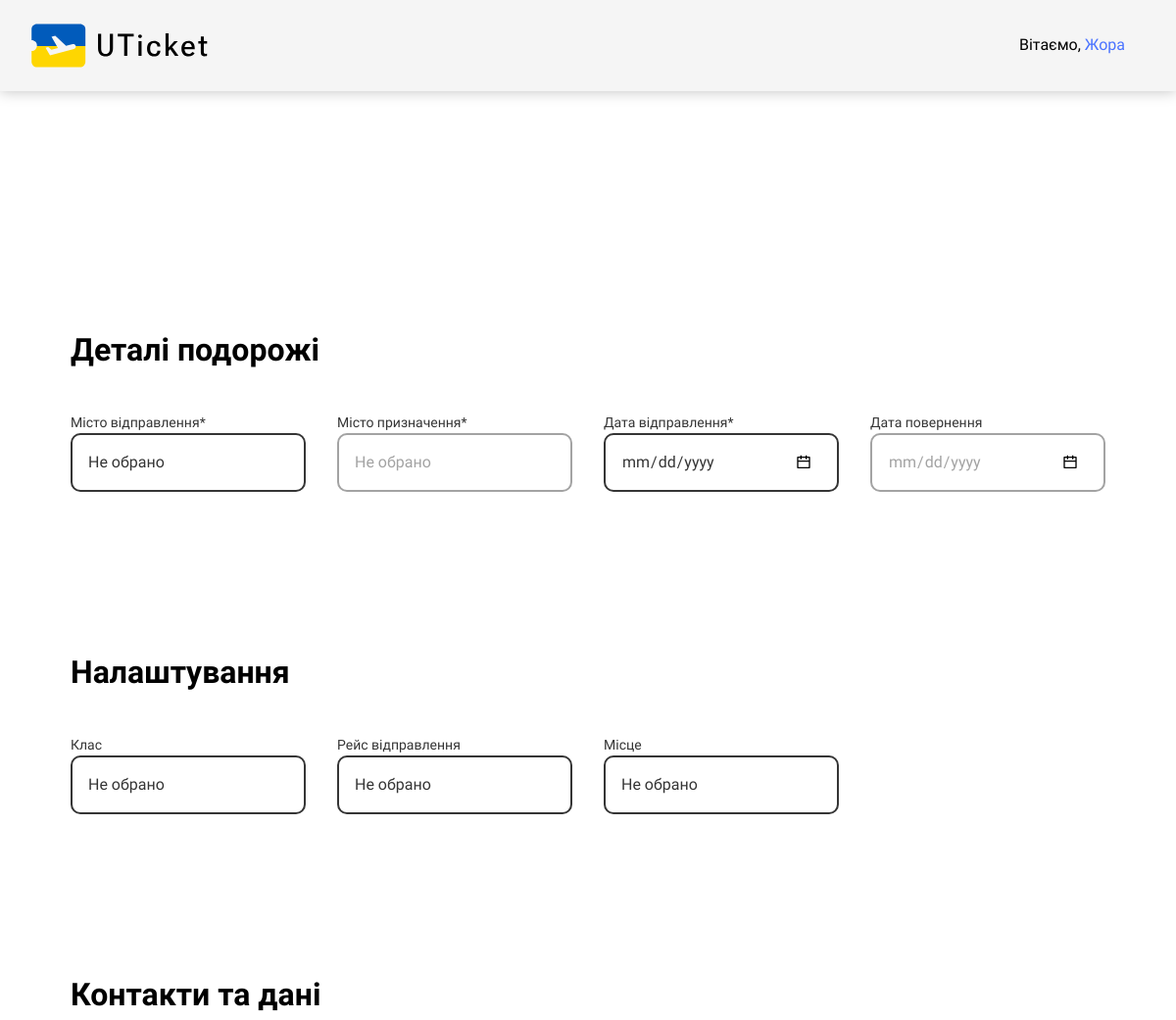
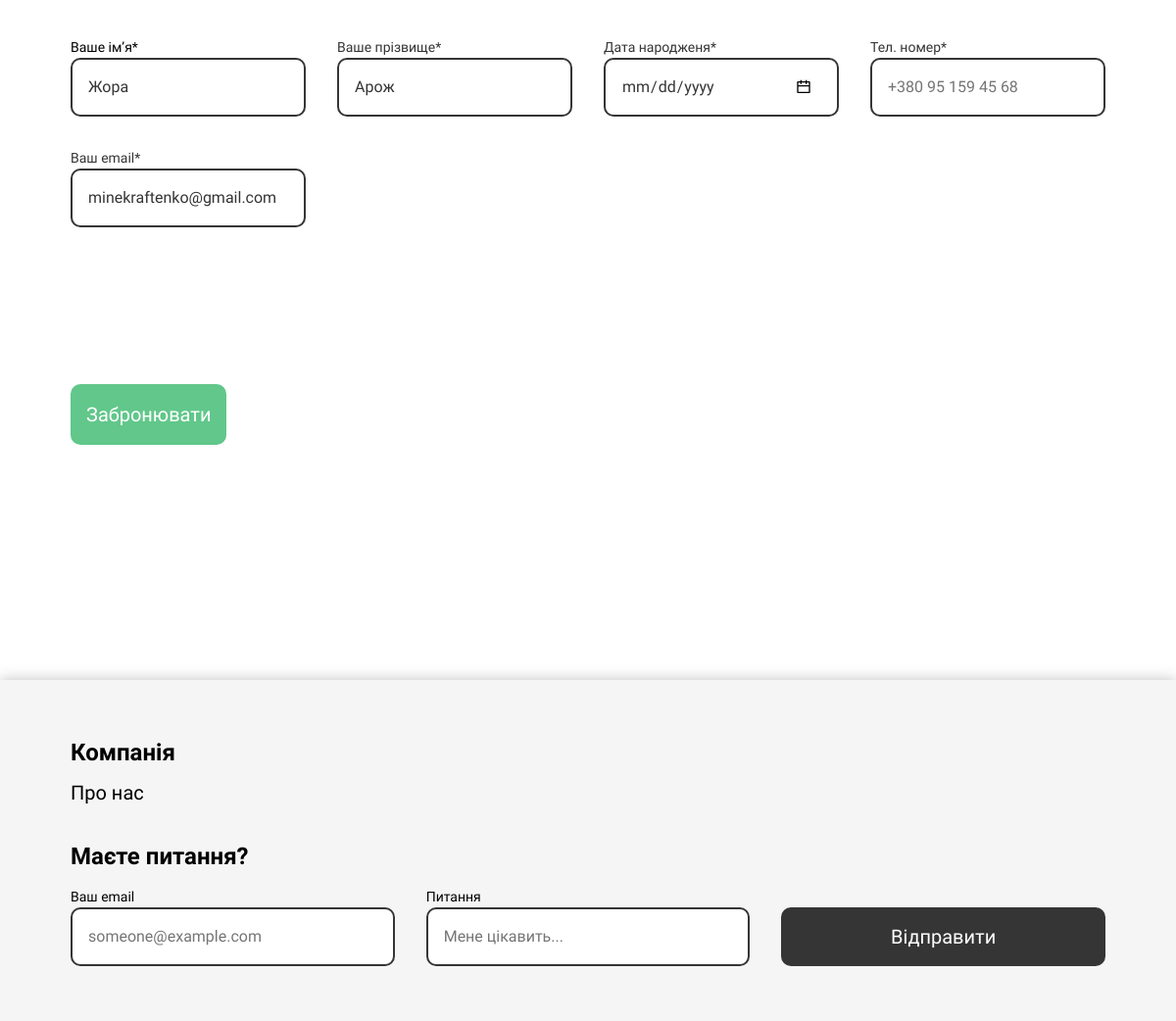
The page /choose_booking/booking/train/roundtrip/ (signed in) on the database its author committed (2 pictures, top to bottom).
### UTicket/models.py (models this page shows, shortened)
class NewUser(AbstractUser):
    username = None
    ''' Add email field as unique identifiers
    for authentication instead of usernames '''
    email = models.EmailField(__("email address"), unique=True)
    objects = CustomUserManager()
    USERNAME_FIELD = "email"
    REQUIRED_FIELDS = []

### UTicket/views.py (the view)
# urls.py: path('choose_booking/booking/<str:transport>/<str:travel_type>/', views.booking, name='booking'),
@login_required(login_url='login_view')
def booking(request, transport, travel_type):
    if request.method == "POST":
        form = BookingForm(request.POST)
        if form.is_valid():
            ticket = form.save(commit=False)
            user = NewUser.objects.get(email=request.user.email)
            ticket.email = user
            ticket.plane_place = choose_seat(ticket.plane_class, ticket.plane_place)
            ticket.price = calculate_price(ticket.city_of_departure, ticket.city_destination,
                                           ticket.plane_class)
            ticket.save()
            send_booking_email(ticket)
            return redirect('process_payment', ticket_id=ticket.id)
        else:
            print("Form is not valid")
            print(form.errors)
    else:
        form = BookingForm()
    template_name = 'booking_plane.html'
    if transport == 'train':
        template_name = 'booking_train.html'
    if travel_type == 'roundtrip':
        template_name = template_name.replace('.html', '_roundtrip.html')
    return render(request, template_name, {'form': form})

### UTicket/forms.py
class BookingForm(forms.ModelForm):
    class Meta:
        model = Tickets
        fields = ['city_of_departure', 'city_destination', 'departure_date', 'return_date',
                  'flight_departure', 'plane_class', 'plane_place', 'first_name',
                  'second_name', 'date_of_birth', 'phone_number']

### UTicket/models.py (called while the page is built)
def generate_short_ticket_id(length=10):
    characters = string.ascii_letters + string.digits
    return ''.join(secrets.choice(characters) for _ in range(length))

### UTicket/templates/booking_train_roundtrip.html (shortened to what this page needs)
{% extends 'base.html' %}
{% block content %}
{% load static %}
<section class="booking section">
   <form action="" class="booking__form form" method="post">
      <div class="form-chapter">
         <h1 class="chapter__title">
            Деталі подорожі
         </h1>
         <div class="chapter__fields grid grid-template-columns-4">
            <div class="field chapter__field grid-field" tabindex="-1">
               <p class="field-title">Місто відправлення*</p>
               <div class="chapter__input wrapper-dropdown input__container">
                  <span class="selected-display">Не обрано</span>
               </div>
            </div>
            <div class="field chapter__field grid-field" tabindex="-1">
               <p class="field-title">Місто призначення*</p>
               <div class="chapter__input wrapper-dropdown input__container">
                  <span class="selected-display" id="destination">Не обрано</span>
               </div>
            </div>
            <div class="field chapter__field grid-field" tabindex="-1">
               <p class="field-title">Дата відправлення*</p>
               <div class="chapter__field__input-with-icon">
                  <input type="date" class="chapter__input input__container input-date" id="departure_date"
                     min="1900-12-31" name="departure_date">
               </div>
            </div>
            <div class="field chapter__field grid-field" tabindex="-1">
               <p class="field-title">Дата повернення</p>
               <div class="chapter__field__input-with-icon">
                  <input type="date" class="chapter__input input__container input-date" id="return_date"
                     min="1900-12-31" name="return_date">
               </div>
            </div>
         </div>
      </div>
      <div class="form-chapter">
         <h1 class="chapter__title">
            Налаштування
         </h1>
         <div class="chapter__fields grid grid-template-columns-4">
            <div class="field chapter__field grid-field" tabindex="-1">
               <p class="field-title">Клас</p>
               <div class="chapter__input wrapper-dropdown input__container">
                  <span class="selected-display">Не обрано</span>
               </div>
            </div>
            <div class="field chapter__field grid-field" tabindex="-1">
               <p class="field-title">Рейс відправлення</p>
               <div class="chapter__input wrapper-dropdown input__container">
                  <span class="selected-display">Не обрано</span>
               </div>
            </div>
            <div class="field chapter__field grid-field" tabindex="-1">
               <p class="field-title">Місце</p>
               <div class="chapter__input wrapper-dropdown input__container">
                  <span class="selected-display">Не обрано</span>
               </div>
            </div>
         </div>
      </div>
      <div class="form-chapter">
         <h1 class="chapter__title">
            Контакти та дані
         </h1>
         <div class="chapter__fields grid grid-template-columns-4">
            <div class="field chapter__field grid-field" tabindex="-1">
                <p class="field__title">Ваше ім’я*</p>
                <input type="text" class="chapter__input input__container" placeholder="Ім'я" name="first_name"
                       value="{{ request.user.first_name }}">
            </div>
            <div class="field chapter__field grid-field" tabindex="-1">
                <p class="field-title">Ваше прізвище*</p>
                <input type="text" class="chapter__input input__container" placeholder="Прізвище" name="second_name"
                       value="{{ request.user.last_name }}">
            </div>
            <div class="field chapter__field grid-field" tabindex="-1">
                <p class="field-title">Дата народженя*</p>
                <div class="log-form__input-with-icon">
                    <input type="date" class="chapter__input input__container input-date input-birthday"
                           id="date-of-birth" name="date_of_birth"
                           value="{{ request.user.date_of_birth }}">
                </div>
            </div>
            <div class="field chapter__field grid-field" tabindex="-1">
                <p class="field-title">Тел. номер*</p>
                <input type="tel" class="chapter__input input__container" placeholder="+380 95 159 45 68"
                       pattern="(\+380|0)[0-9]{9}" name="phone_number">
            </div>
            <div class="field chapter__field grid-field" tabindex="-1">
                <p class="field-title">Ваш email*</p>
                <input type="email" class="chapter__input input__container" placeholder="Email" id="email"
                       name="email" value="{{ request.user.email }}">
            </div>
         </div>
      </div>
      <button class="form__submit button-fill button-green input__container" type="submit">
         Забронювати
      </button>
   </form>
</section>
{% endblock %}

### UTicket/templates/base.html (shortened to what this page needs)
<!DOCTYPE html>
<html lang="en">
<head>
   {% load static %}
   <link rel="stylesheet" href="{% static 'css/styles.css' %}">
   <link href="https://cdn.jsdelivr.net/npm/remixicon@3.5.0/fonts/remixicon.css" rel="stylesheet">
</head>
<body>
   <header class="header">
      <div class="header__container flex">
         <div class="header__logo">
            <a href="{% url 'index' %}">
               <img src="{% static 'imgs/logo.svg' %}" alt="">
            </a>
         </div>
         <nav class="header__menu">
            <ul class="menu__list flex" id="menu">
               {% if not request.user.is_authenticated %}
               <li class="menu__item">
                  <a href="{% url 'login_view' %}" class="menu__link input__container" id="login-trigger">Увійти</a>
               </li>
               <li class="menu__item">
                  <a href="{% url 'signup' %}" class="menu__link input__container"
                     id="signup-trigger">Зареєструватися</a>
               </li>
               {% elif request.user.is_authenticated %}
               <li class="menu__item">
                  <button class="menu__link input__container">Вітаємо, <span style="color: var(--clr-blue);">{{ request.user.first_name }}</span></button>
               </li>
               {% endif %}
            </ul>
         </nav>
      </div>
   </header>
   <main class="main">
      <div class="wrapper">
         {% block content %}
         {% endblock %}
      </div>
   </main>
   <footer class="footer">
      <div class="wrapper">
         <div class="footer__container">
            <nav class="footer__data grid grid-template-columns-3">
               <ul class="footer__links">
                  <h3 class="list__title">Компанія</h3>
                  <li>
                     <a href="" class="footer__link">Про нас</a>
                  </li>
               </ul>
            </nav>
            <form action="" class="footer__form">
               <h3 class="list__title">Маєте питання?</h3>
               <div class="footer__form__fields grid grid-template-columns-3">
                  <div class="form__field">
                     <p class="field__title">Ваш email</p>
                     <input type="text" class="input__container form__input" placeholder="someone@example.com">
                  </div>
                  <div class="form__field">
                     <p class="field__title">Питання</p>
                     <input type="text" class="input__container form__input" placeholder="Мене цікавить...">
                  </div>
                  <div class="form__field footer__submit">
                     <input type="submit" class=" input__container button-fill button-black form__button"
                        value="Відправити">
                  </div>
               </div>
            </form>
         </div>
      </div>
   </footer>
</body>
</html>

### rows shown on the page
NewUser: user.first_name "Жора", first_name "Жора", second_name "Арож", email "minekraftenko@gmail.com"
